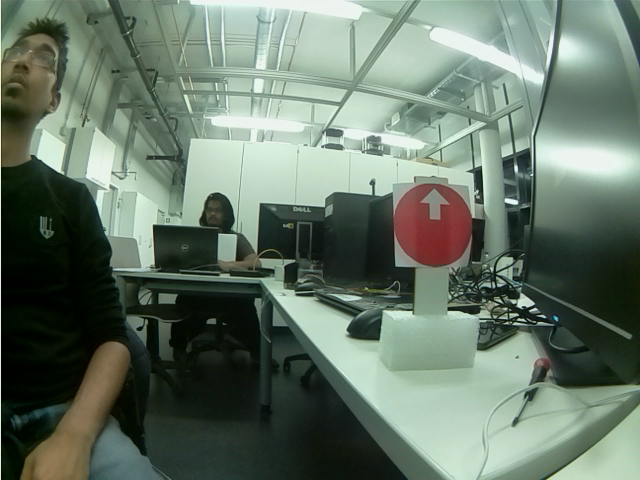
#> input picture all_codes/Sign Detection/opencv_frame_0.png, 640 x 480 px, given in place of the camera
$ python detect.py   (older library calls are emulated)
#> lines starting #> are read from the running program, lines starting #| are printed output that depends on the picture; after the words box and inside, x2 and y2 are one past the last pixel; in counts of white or black regions, pixels touching at a corner belong together
# -*- coding: utf-8 -*-
"""
Created on Fri Nov  8 16:15:27 2019
@author: batho
"""

import numpy as np
import cv2
import matplotlib.pyplot as plt
import harris2
import matplotlib.pyplot as plt
import detect_up

def filter_color(rgb_image, lower_bound_color, upper_bound_color):
    #convert the image into the HSV color space
    hsv_image = cv2.cvtColor(rgb_image, cv2.COLOR_BGR2HSV)
    mask = cv2.inRange(hsv_image, lower_bound_color, upper_bound_color)
    return mask

def getContours(binary_image):

    _, contours, hierarchy = cv2.findContours(binary_image.copy(),
                                            cv2.RETR_EXTERNAL,
	                                        cv2.CHAIN_APPROX_SIMPLE)
    return contours

def draw_ball_contour(binary_image, rgb_image, contours):
    black_image = np.zeros([binary_image.shape[0], binary_image.shape[1],3],'uint8')
    for c in contours:
        area=cv2.contourArea(c)
        #print(area)
        #perimeter= cv2.arcLength(c, True)
        #((x, y), radius) = cv2.minEnclosingCircle(c)
        #print('x,y,radius', x,y,radius)
        #Note for competetion the range has to be decided carefully
        if (area >5000):
            #print('area: ', area)
            #cv2.drawContours(rgb_image, [c], -1, (0,250,255), 1)
            ((x, y), radius) = cv2.minEnclosingCircle(c)
            #cv2.drawContours(black_image, [c], -1, (0,250,150), 1)
            cx, cy = get_contour_center(c)
            # [6 lines of commented-out code are left out]
            return True, x,y,radius
    return False,0,0,0

def get_contour_center(contour):
    M = cv2.moments(contour)
    cx=-1
    cy=-1
    if (M['m00']!=0):
        cx= int(M['m10']/M['m00'])
        cy= int(M['m01']/M['m00'])
    #print(cx,cy)
    return cx, cy

def pipeline(image):
    #Red
    lower =(100, 40, 70)
    upper = (105, 215, 180)

    # [8 lines of commented-out code are left out]
    binary_image_mask = filter_color(image, lower, upper)
    contours = getContours(binary_image_mask)
    check, x,y,radius=draw_ball_contour(binary_image_mask, image,contours)
    return check, int(x),int(y),int(radius)


'''
my=cv2.imread('Up.jpg')
track=0
checking=True
_,x,y,radius=pipeline(my)
roi2=my[int(y-(radius)):int((y+radius)),x-(radius):int((x+radius))]
#cv2.imwrite('up_roi.jpg', roi2)
roi3=roi2[int(roi2.shape[1]/3.8):int(roi2.shape[1]/1.36),:]
roi4=roi2[:,int(roi2.shape[1]/3.8):int(roi2.shape[1]/1.36)]
#cv2.imwrite('up_roi2.jpg', roi3)
plt.imshow(roi4)
result, count=harris2.find_corners(roi3)
result_up, count_up=detect_up.find_up(roi4)
if count_up>count:
    result='up'
else:
    result=result
print(result)
'''
'''
if result=='U':
    while checking:
        track+=1
        if track==1:
            roi3=roi2[:,int(roi2.shape[1]/3.8):int(roi2.shape[1]/1.36)]
            result=detect_up.find_up(roi3)
            print(result)
            if result=='up':
                break
            else:
                print('could not detect anything proceeding with caution')
                track=0
                break
'''
'''
#Video Demo
check=[]
for i in range(85):
    my=cv2.imread('video_seperate/Frame_{}.jpg'.format(i))
    #plt.imshow(my)
    #my=my[int(my.shape[1]/3.8):int(my.shape[1]/1.36),:]
    #print(my)
    _,x,y,radius=pipeline(my)
    #cv2.imshow('my', my)
    #cv2.waitKey()
    roi2=my[int(y-(radius)):int((y+radius)),x-(radius):int((x+radius))]
    #plt.imshow(roi2)
    #print(roi2.shape)
    roi3=roi2[int(roi2.shape[1]/3.8):int(roi2.shape[1]/1.36),:]
    roi4=roi2[:,int(roi2.shape[1]/3.8):int(roi2.shape[1]/1.36)]
    pred, count =harris2.find_corners(roi3)
    pred_up, count_up =detect_up.find_up(roi4)
    if count_up>count:
        pred='up'
    check.append(pred)
    print(i)

count=0
for j in check:
    if j=='left':
        count+=1
print((count/84)*100)
'''


#Image capture

cam =cv2.VideoCapture(0)
cv2.namedWindow('result')

while True:
    ret, frame=cam.read()
#> frame is the input picture: shape (480, 640, 3); mean B, G, R 104.3, 118.5, 102.9
    frame=cv2.rotate(frame,cv2.ROTATE_180)
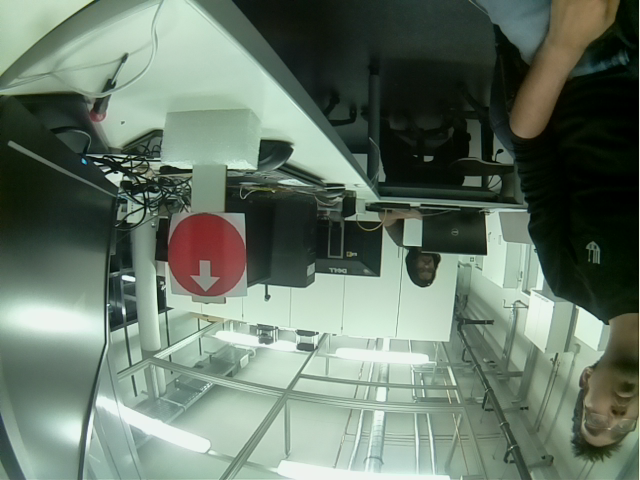
#> frame: shape (480, 640, 3); mean B, G, R 104.3, 118.5, 102.9
    #frame=frame[int(frame.shape[1]/3.8):int(frame.shape[1]/1.36),:]
    check,x,y,radius=pipeline(frame)
#> in filter_color, `hsv_image = cv2.cvtColor(rgb_image, cv2.COLOR_BGR2HSV)`: hsv_image: shape (480, 640, 3); mean H, S, V 63.3, 71.9, 120
#> in filter_color, `mask = cv2.inRange(hsv_image, lower_bound_color, upper_bound_color)`:
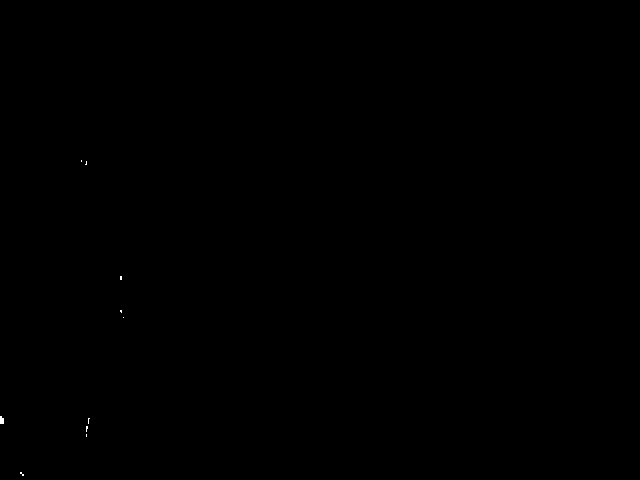
#> mask: shape (480, 640); 0.02% white; 10 white regions (9 under 20 px), largest, box (x1, y1, x2, y2) and area: (0, 416, 4, 424) 28
#> in getContours, `_, contours, hierarchy = cv2.findContours(binary_image.copy(), cv2.RET..`: contours = 10 contours, all with area under 20
#> the loop in draw_ball_contour, `for c in contours:` made 10 passes
#> (c, area) on passes 2, 4, 6, 7, 8, 9, 10: ([[86, 434], [86, 436]], 0), ([[88, 418], [88, 423], [88, 419], [89, 418]], 0.5), ([[123, 317]], 0), ([[120, 310], [120, 311], [121, 312], [121, 310]], 1.5), ([[120, 276], [120, 279], [121, 279], [121, 276]], 3), ([[86, 161], [86, 163], [85, 164], [86, 164]], 0.5), ([[81, 160], [81, 161]], 0)
#> area on passes 1, 3, 5: 2, 2.5, 17.5
#> in pipeline, `check, x,y,radius=draw_ball_contour(binary_image_mask, image,contours)`: check = False; x = 0
#> check = False; x = 0; y = 0; radius = 0
    #print(x,y,radius)
    if check:
        track=0
        checking=True
        roi2=frame[y-radius:y+radius, x-radius:x+radius]
        roi3=roi2[int(roi2.shape[1]/3.8):int(roi2.shape[1]/1.36),:]
        roi4=roi2[:,int(roi2.shape[1]/3.8):int(roi2.shape[1]/1.36)]
        pred, count =harris2.find_corners(roi3)
        pred_up, count_up =detect_up.find_up(roi4)
        if count_up>count:
            pred='up'


        frame=cv2.putText(frame,pred,(50,50),cv2.FONT_HERSHEY_SIMPLEX,
                          1,(255,0,0), 2,cv2.LINE_AA)

        #cv2.imshow(roi)
    else:
        pass
    cv2.imshow('out', frame)
    k = cv2.waitKey(1)
#> (key Esc is pressed here)
    if k%256 == 27:
        # ESC pressed
        print("Escape hit, closing...")
        break
    # [5 lines of commented-out code are left out]
cam.release()
cv2.destroyAllWindows()

$ run again, on all_codes/Sign Detection/opencv_frame_10.png
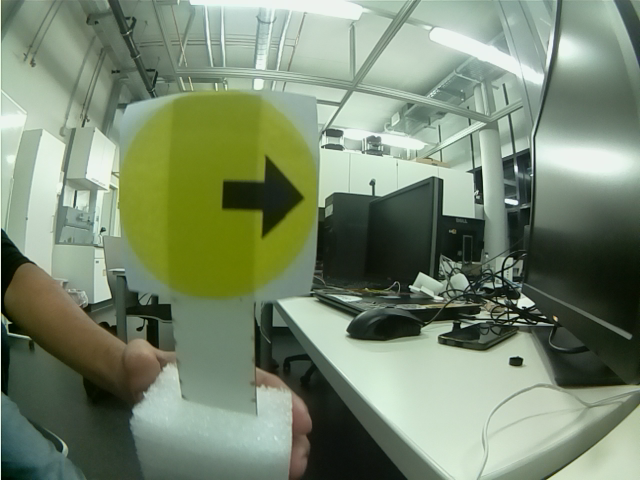
#> input picture all_codes/Sign Detection/opencv_frame_10.png, 640 x 480 px, given in place of the camera
#> frame is the input picture: shape (480, 640, 3); mean B, G, R 111.3, 136.2, 120.8
#> `frame=cv2.rotate(frame,cv2.ROTATE_180)`:
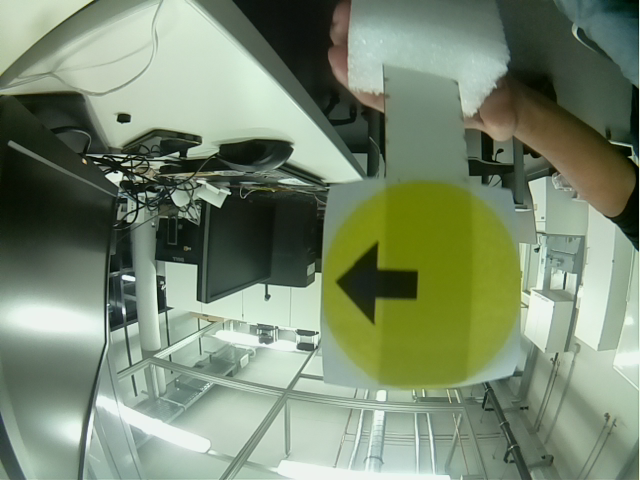
#> frame: shape (480, 640, 3); mean B, G, R 111.3, 136.2, 120.8
#> hsv_image: shape (480, 640, 3); mean H, S, V 57, 65.8, 136.7
#> mask: shape (480, 640); 0.01% white in thin lines or dots, all inside (x1, y1, x2, y2) = (0, 276, 124, 446)
#> in getContours, `_, contours, hierarchy = cv2.findContours(binary_image.copy(), cv2.RET..`: contours = 8 contours, all with area under 20
#> the loop in draw_ball_contour, `for c in contours:` made 8 passes
#> (c, area) on passes 1 to 8: ([[84, 441], [84, 445]], 0), ([[86, 430]], 0), ([[88, 416], [88, 422], [88, 417], [89, 416]], 0.5), ([[0, 416], [0, 419], [1, 419], [1, 416]], 3), ([[123, 319]], 0), ([[122, 314]], 0), ([[120, 308], [121, 309], [121, 308]], 0.5), ([[120, 276], [120, 279], [121, 279], [121, 276]], 3)
#> in pipeline, `check, x,y,radius=draw_ball_contour(binary_image_mask, image,contours)`: check = False; x = 0
#> `check,x,y,radius=pipeline(frame)`: check = False; x = 0

$ run again, on all_codes/Sign Detection/opencv_frame_11.png
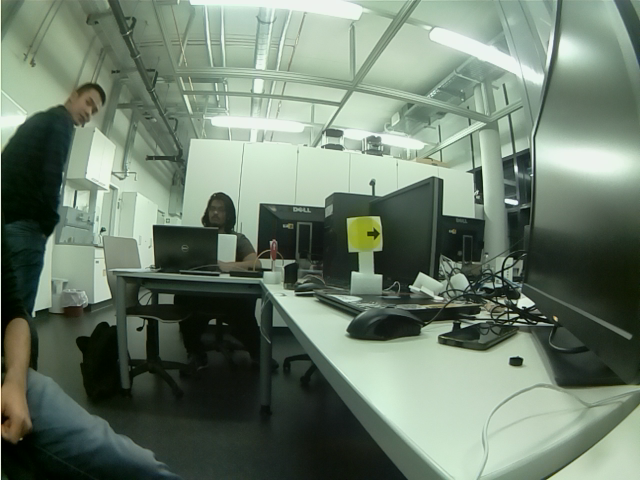
#> input picture all_codes/Sign Detection/opencv_frame_11.png, 640 x 480 px, given in place of the camera
#> frame is the input picture: shape (480, 640, 3); mean B, G, R 108.3, 124.8, 108.6
#> `frame=cv2.rotate(frame,cv2.ROTATE_180)`:
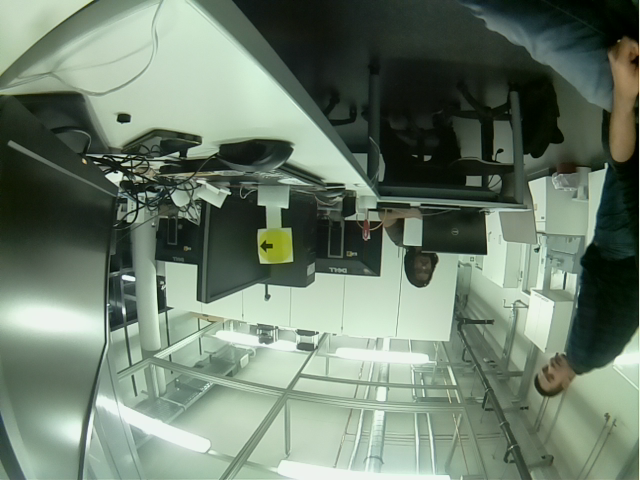
#> frame: shape (480, 640, 3); mean B, G, R 108.3, 124.8, 108.6
#> hsv_image: shape (480, 640, 3); mean H, S, V 60.6, 59.1, 125.1
#> mask: shape (480, 640); 0.01% white in thin lines or dots, all inside (x1, y1, x2, y2) = (0, 5, 479, 434)
#> in getContours, `_, contours, hierarchy = cv2.findContours(binary_image.copy(), cv2.RET..`: contours = 8 contours, all with area under 20
#> the loop in draw_ball_contour, `for c in contours:` made 8 passes
#> (c, area) on passes 1, 2, 3, 4, 5, 6, 8: ([[86, 432], [86, 433]], 0), ([[86, 428], [86, 429]], 0), ([[88, 420], [88, 423]], 0), ([[0, 418], [0, 420], [1, 421], [1, 418]], 2.5), ([[120, 310], [120, 311], [121, 311], [121, 310]], 1), ([[120, 286], [120, 287]], 0), ([[478, 5]], 0)
#> in pipeline, `check, x,y,radius=draw_ball_contour(binary_image_mask, image,contours)`: check = False; x = 0
#> `check,x,y,radius=pipeline(frame)`: check = False; x = 0
